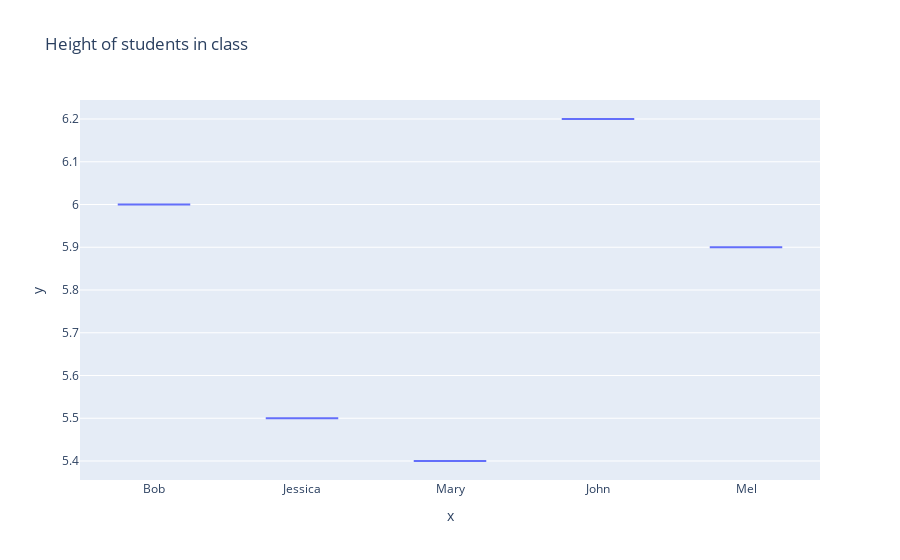

This figure's notebook cell:
### Markdown cell above
# Line chart

### Code cell
names=['Bob', 'Jessica', 'Mary', 'John', 'Mel']
height=[6.0, 5.5, 5.4, 6.2, 5.9]

#import library
import plotly.express as px

# create a plot(line chart)
px.line(x=names, y=height, title='Height of students in class')

### Figure 1 — Plotly figure (JSON) as saved in the notebook; plotly's stock layout.template omitted (floating-point values rounded to 4 significant figures)
{"data": [{"alignmentgroup": "True", "hovertemplate": "x=%{x}<br>y=%{y}<extra></extra>", "legendgroup": "", "marker": {"color": "#636efa"}, "name": "", "notched": false, "offsetgroup": "", "orientation": "v", "showlegend": false, "type": "box", "x": ["Bob", "Jessica", "Mary", "John", "Mel"], "x0": " ", "xaxis": "x", "y": [6.0, 5.5, 5.4, 6.2, 5.9], "y0": " ", "yaxis": "y"}], "layout": {"boxmode": "group", "legend": {"tracegroupgap": 0}, "title": {"text": "Height of students in class"}, "xaxis": {"anchor": "y", "domain": [0, 1], "title": {"text": "x"}}, "yaxis": {"anchor": "x", "domain": [0, 1], "title": {"text": "y"}}}}
